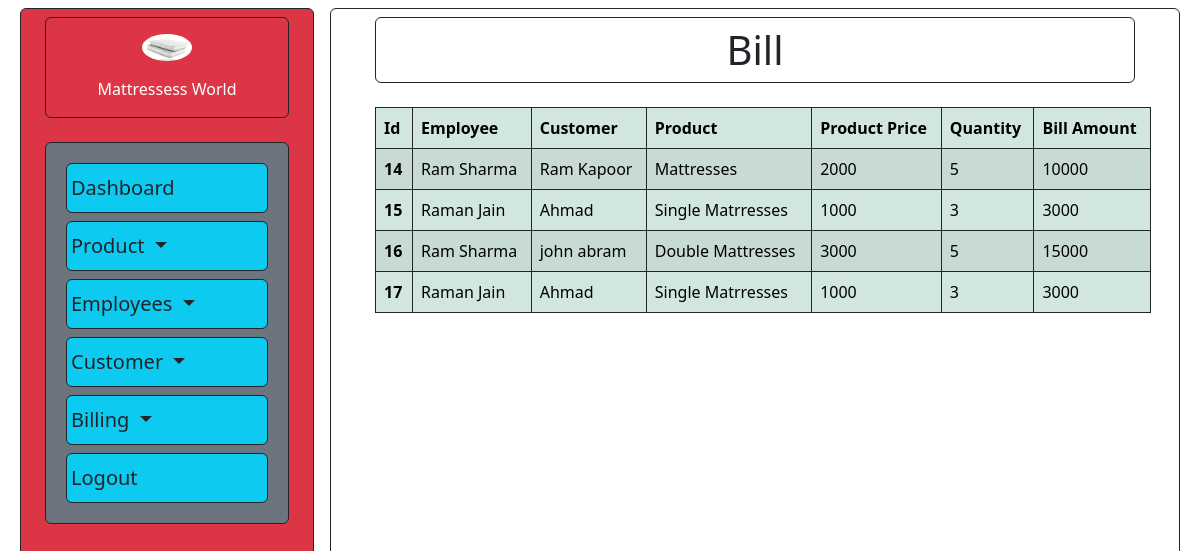
Before: /bill/ (signed in) with the older database file.
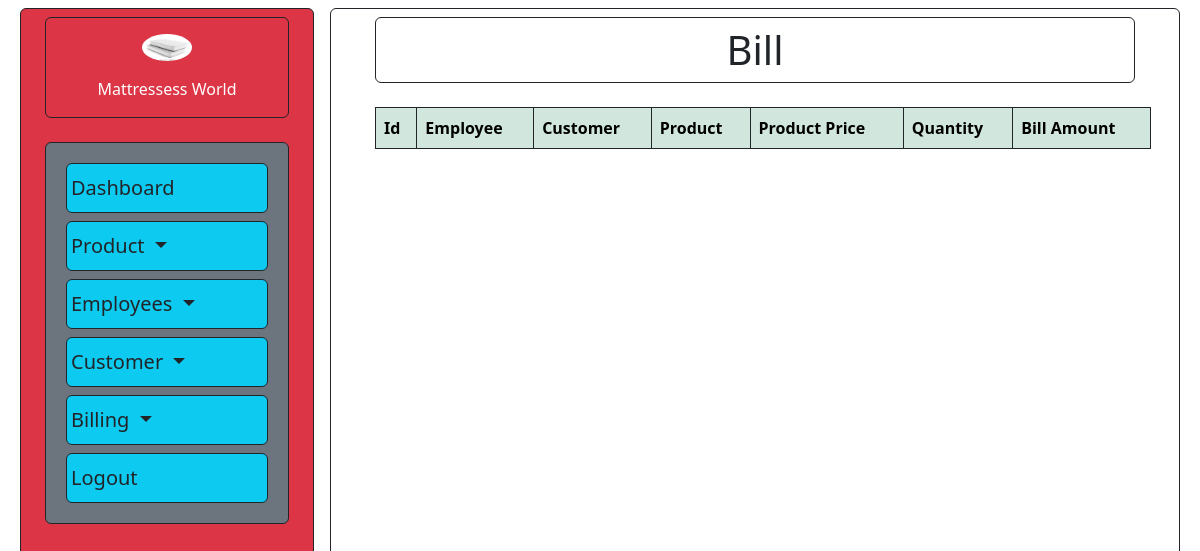
After: the same page with the newer database file.
### app/models.py (models this page shows, shortened)
class Billing(models.Model):
    bill_id = models.AutoField(primary_key=True)
    employee = models.ForeignKey(Employee, on_delete=models.CASCADE)
    customer = models.ForeignKey(Customer, on_delete=models.CASCADE)
    product = models.ForeignKey(Product, on_delete=models.CASCADE)
    quantity = models.IntegerField()
    def product_price(self):
        return self.product.price
    def bill_amount(self):
        return self.product_price()*self.quantity

class Employee(models.Model):
    employee_id = models.AutoField(primary_key=True)
    employee_name = models.CharField(max_length=100)
    employee_mobile_no = models.CharField(max_length=20)
    employee_address = models.TextField()
    employee_salary = models.IntegerField()
    def __str__(self):
        return self.employee_name

class Customer(models.Model):
    customer_id = models.AutoField(primary_key=True)
    customer_name = models.CharField(max_length=100)
    customer_mob_no = models.CharField(max_length=10)
    customer_address = models.TextField()
    def __str__(self):
        return self.customer_name

class Product(models.Model):
    product_id = models.AutoField(primary_key=True)
    product_name = models.CharField(max_length=100)
    description = models.TextField()
    price = models.IntegerField()
    quantity = models.IntegerField()
    timestamp = models.DateTimeField(auto_now_add=True)
    def __str__(self):
        return self.product_name

### app/views.py (the view)
# urls.py: path('bill/',views.bill,name='bill'),
@login_required(login_url='login')
def bill(request):
    bill = Billing.objects.all()
    return render(request,'billing.html',context={'bill':bill})

### templates/billing.html (shortened to what this page needs)
{% extends 'base.html' %}
{% load static %}
{% block body %}
<div class="container">
    <h1 class="font-weight-bold text-center m-2 p-2 border border-dark rounded">Bill</h1>
    <table class="table table-success table-striped table-bordered border-dark m-2 mt-4">
        <thead>
          <tr>
            <th scope="col">Id</th>
            <th scope="col">Employee</th>
            <th scope="col">Customer</th>
            <th scope="col">Product</th>
            <th scope="col">Product Price</th>
            <th scope="col">Quantity</th>
            <th scope="col">Bill Amount</th>
          </tr>
        </thead>
        <tbody>
          {% for b in bill %}
          <tr>
            <th scope="row">{{b.bill_id}}</th>
            <td>{{b.employee}}</td>
            <td>{{b.customer}}</td>
            <td>{{b.product}}</td>
            <td>{{b.product_price}}</td>
            <td>{{b.quantity}}</td>
            <td>{{b.bill_amount}}</td>
          </tr>
          {% endfor %}
        </tbody>
      </table>
</div>
{% endblock body %}

Changed rows visible on the page:
removed Billing: bill_id "14", employee "Ram Sharma", customer "Ram Kapoor", product "Mattresses", product_price "2000", quantity "5", bill_amount "10000"
removed Billing: bill_id "15", employee "Raman Jain", customer "Ahmad", product "Single Matrresses", product_price "1000", quantity "3", bill_amount "3000"
removed Billing: bill_id "16", employee "Ram Sharma", customer "john abram", product "Double Mattresses", product_price "3000", quantity "5", bill_amount "15000"
removed Billing: bill_id "17", employee "Raman Jain", customer "Ahmad", product "Single Matrresses", product_price "1000", quantity "3", bill_amount "3000"
